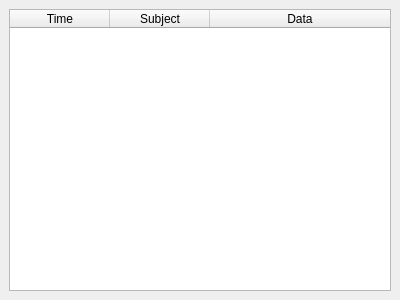
<?xml version="1.0" encoding="UTF-8"?>
<ui version="4.0">
 <class>SocketLogDockWidget</class>
 <widget class="QDockWidget" name="SocketLogDockWidget">
  <property name="geometry">
   <rect>
    <x>0</x>
    <y>0</y>
    <width>400</width>
    <height>300</height>
   </rect>
  </property>
  <property name="windowTitle">
   <string>WebSocket Log</string>
  </property>
  <widget class="QWidget" name="dockWidgetContents">
   <layout class="QVBoxLayout" name="verticalLayout">
    <item>
     <widget class="QTableWidget" name="tableWidget">
      <property name="alternatingRowColors">
       <bool>true</bool>
      </property>
      <property name="selectionBehavior">
       <enum>QAbstractItemView::SelectRows</enum>
      </property>
      <attribute name="horizontalHeaderStretchLastSection">
       <bool>true</bool>
      </attribute>
      <column>
       <property name="text">
        <string>Time</string>
       </property>
      </column>
      <column>
       <property name="text">
        <string>Subject</string>
       </property>
      </column>
      <column>
       <property name="text">
        <string>Data</string>
       </property>
      </column>
     </widget>
    </item>
   </layout>
  </widget>
 </widget>
 <resources/>
 <connections/>
</ui>
